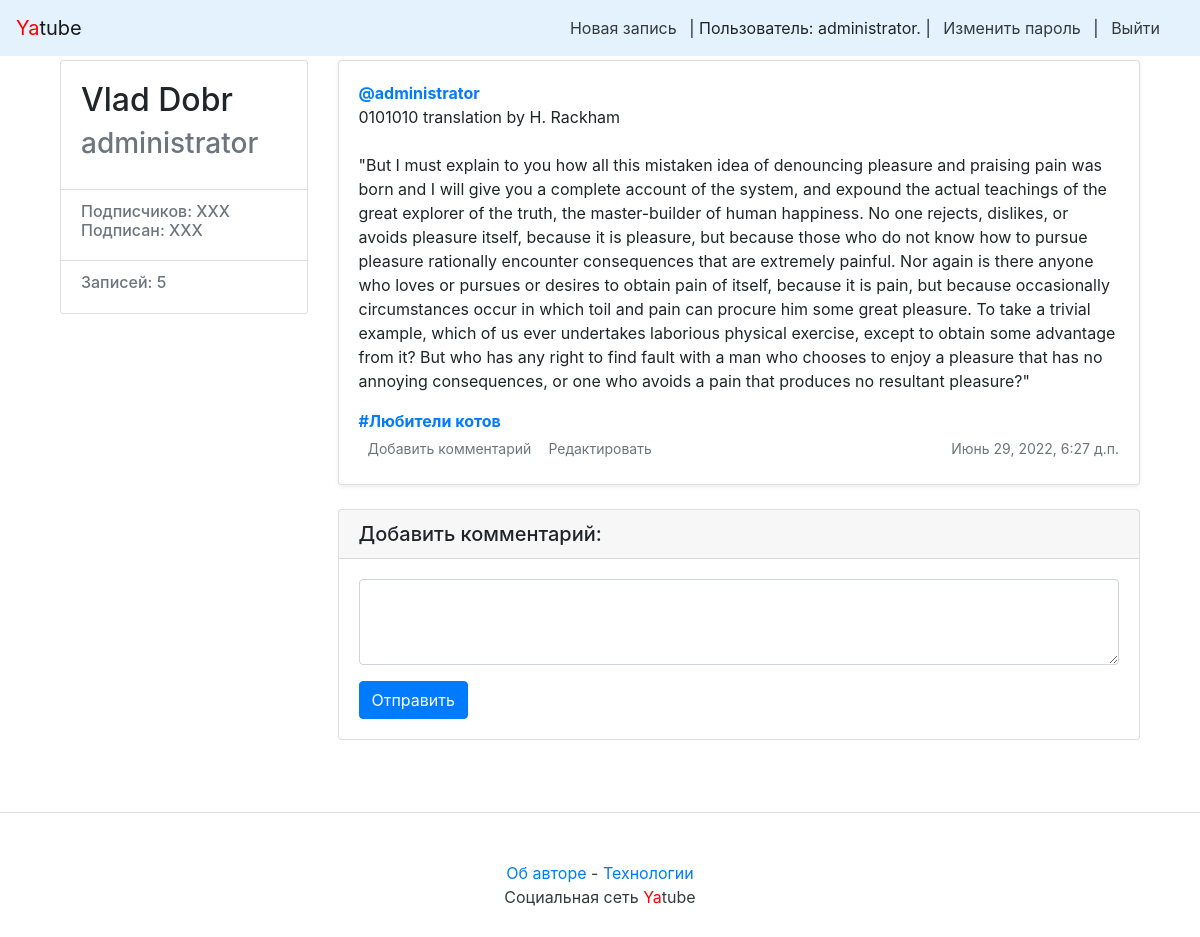
/profile/administrator/61/ (signed in), run on an earlier commit of the app's database.
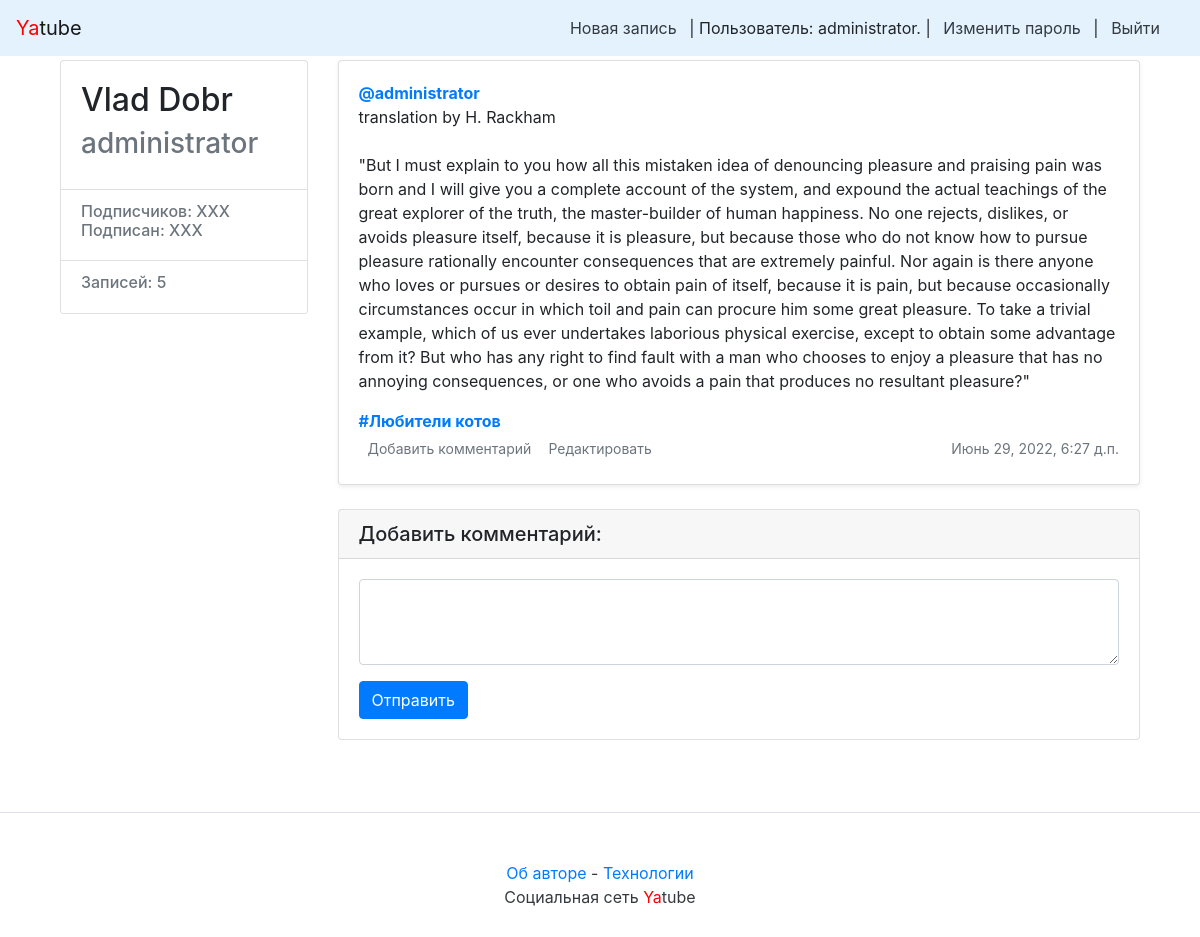
And on a later commit of the database.
### posts/models.py (models this page shows, shortened)
class Post(models.Model):
    text = models.TextField(verbose_name='Текст записи')
    pub_date = models.DateTimeField('Дата публикации', auto_now_add=True, db_index=True)
    author = models.ForeignKey(User, on_delete=models.CASCADE, related_name="posts")  # author_posts
    group = models.ForeignKey(Group, on_delete=models.CASCADE, related_name="posts",  # group_posts
                              blank=True, null=True, verbose_name='Группа')
    image = models.ImageField(upload_to='posts/', blank=True, null=True)

class Group(models.Model):
    title = models.CharField(max_length=200)
    slug = models.SlugField(unique=True)
    description = models.TextField()

### posts/views.py (the view)
# urls.py: path('profile/<str:username>/<int:post_id>/', views.post_view, name='post'),
def post_view(request, username, post_id):
    profile = get_object_or_404(User, username=request.user)
    author_list_queryset = Follow.objects.filter(user=profile)  # noqa
    author_list = [author_list_queryset[i].author.username for i in range(len(author_list_queryset))]
    following = User.objects.filter(username__in=author_list)
    profile_id = User.objects.get(username=username)
    post_list = Post.objects.filter(author_id=profile_id)  # noqa
    post = post_list.get(id=post_id)
    cnt_of_posts = post_list.count()
    comments_list = Comment.objects.filter(post_id=post_id)  # noqa
    form = CommentForm(instance=None)
    context = {'post': post,
               'cnt_of_posts': cnt_of_posts,
               'username': post.author,
               'form': form,
               'items': comments_list,
               'following': following,
               }
    response = render(request, "post.html", context)
    return response

### posts/forms.py
class CommentForm(forms.ModelForm):
    class Meta:
        model = Comment
        fields = ['text', ]
        widgets = {
            'text': forms.Textarea(attrs={'rows': 3}),
        }

### posts/templatetags/user_filters.py (called while the page is built)
@register.filter
def addclass(field, css):
        return field.as_widget(attrs={"class": css})

### templates/post.html (shortened to what this page needs)
{% extends "base.html" %}
{% block content %}
<main role="main" class="container">
    <div class="row">
            <div class="col-md-3 mb-3 mt-1">
                <div class="card">
                        <div class="card-body">
                                <div class="h2">
                                    {{ username.get_full_name }}
                                </div>
                                <div class="h3 text-muted">
                                     {{ username }}
                                </div>
                        </div>
                        <ul class="list-group list-group-flush">
                                <li class="list-group-item">
                                        <div class="h6 text-muted">
                                        Подписчиков: XXX <br />
                                        Подписан: XXX
                                        </div>
                                </li>
                                <li class="list-group-item">
                                        <div class="h6 text-muted">
                                            Записей: {{ cnt_of_posts }}
                                        </div>
                                </li>
                        </ul>
                </div>
        </div>
        <div class="col-md-9">
            {% include "post_item.html" with post=post %}
            {% include 'comments.html' %}
     </div>
    </div>
</main>
{% endblock %}

### templates/base.html (shortened to what this page needs)
<!doctype html>
<html>
<head>
    {% load static %}
    <link rel="stylesheet" href="{% static 'bootstrap/dist/css/bootstrap.min.css' %}">
</head>
<body>
{% include 'nav.html' %}
<main>
    <div class="container">
        {% block content %}{% endblock content %}
    </div>
</main>
{% include 'footer.html' %}
</body>
</html>

### templates/nav.html
<nav class="navbar navbar-light" style="background-color: #e3f2fd;">
    <a class="navbar-brand" href="/"><span style="color:red">Ya</span>tube</a>
    <nav class="my-2 my-md-0 mr-md-3">
        {% if user.is_authenticated %}
        <a class="p-2 text-dark" href="{% url 'new_post' %}">Новая запись</a> |
        Пользователь: {{ user.username }}. |
        <a class="p-2 text-dark" href="{% url 'password_change' %}">Изменить пароль</a> |
        <a class="p-2 text-dark" href="{% url 'logout' %}">Выйти</a>
        {% else %}
        <a class="p-2 text-dark" href="{% url 'login' %}">Войти</a> |
        <a class="p-2 text-dark" href="{% url 'signup' %}">Регистрация</a>
        {% endif %}
    </nav>
</nav>

### templates/post_item.html (shortened to what this page needs)
<div class="card mb-3 mt-1 shadow-sm">
    {% load thumbnail %}
    <div class="card-body">
        <p class="card-text">
            <a name="post_{{ post.id }}" href="{% url 'profile' post.author.username %}">
                <strong class="d-block text-gray-dark">@{{ post.author }}</strong>
            </a>
            {{ post.text|linebreaksbr }}
        </p>
        {% if post.group %}
        <a class="card-link muted" href="{% url 'group' post.group.slug %}">
                <strong class="d-block text-gray-dark">#{{ post.group.title }}</strong>
        </a>
        {% endif %}
        <div class="d-flex justify-content-between align-items-center">
            <div class="btn-group ">
                <a class="btn btn-sm text-muted" href="{% url 'post' post.author.username post.id %}" role="button">
                    {% if post.comments.exists %}
                    {{ post.comments.count }} комментариев
                    {% else%}
                    Добавить комментарий
                    {% endif %}
                </a>
                 {% if user == post.author %}
                 <a class="btn btn-sm text-muted" href="{% url 'post_edit' post.author.username post.id %}"
                        role="button">
                        Редактировать
                </a>
                {% endif %}
            </div>
            <small class="text-muted">{{ post.pub_date }}</small>
        </div>
    </div>
</div>

### templates/comments.html (shortened to what this page needs)
{% load user_filters %}
{% if user.is_authenticated %}
<div class="card my-4">
<form
    action="{% url 'add_comment' post.author.username post.id %}"
    method="post">
    <h5 class="card-header">Добавить комментарий:</h5>
    <div class="card-body">
    <form>
        <div class="form-group">
        {{ form.text|addclass:"form-control" }}
        </div>
        <button type="submit" class="btn btn-primary">Отправить</button>
    </form>
    </div>
</form>
</div>
{% endif %}

### templates/footer.html
<footer class="pt-4 my-md-5 pt-md-5 border-top">
        <p class="m-0 text-dark text-center "><a href="/about-author/">Об авторе</a> - <a href="/about-spec/">Технологии</a></p>
        <p class="m-0 text-dark text-center ">Социальная сеть <span style="color:red">Ya</span>tube</p>
</footer>

What changed in the data, as far as the page shows it:
changed Post "administrator": text "0101010 translation by H. Rackham…" → "translation by H. Rackham…"
